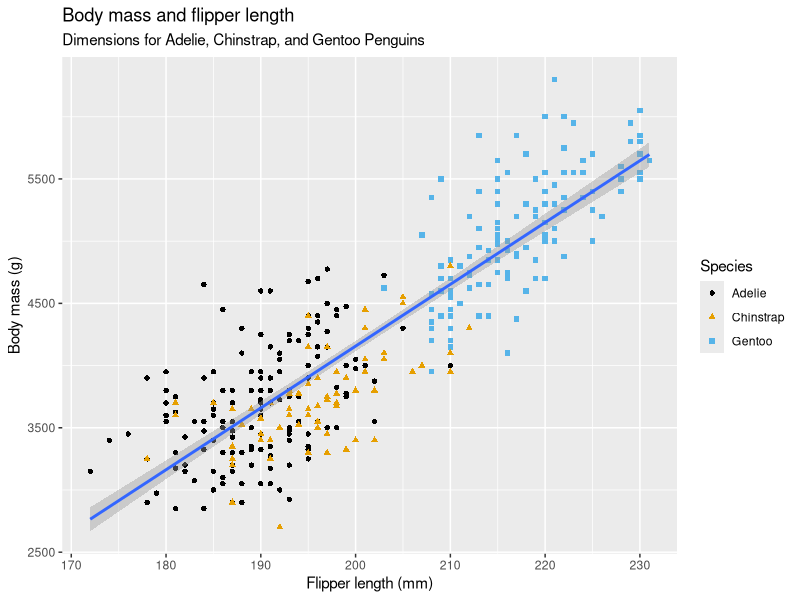
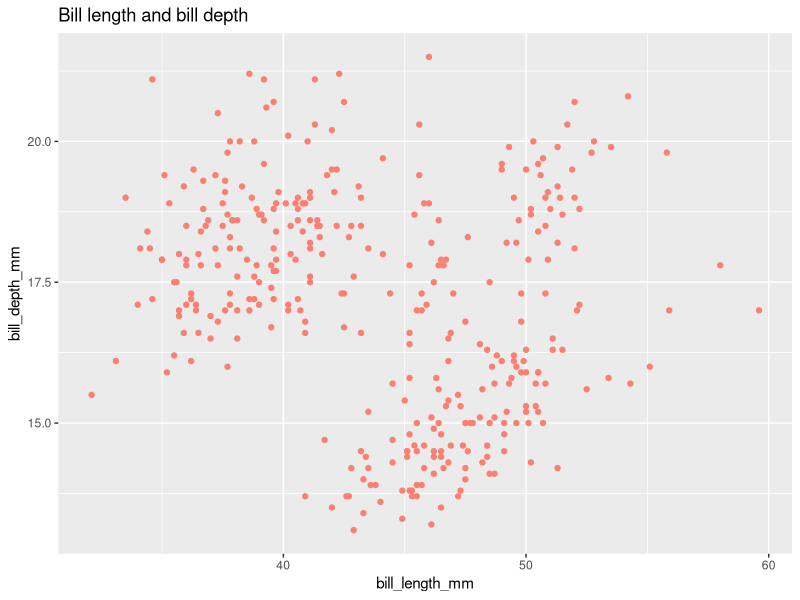
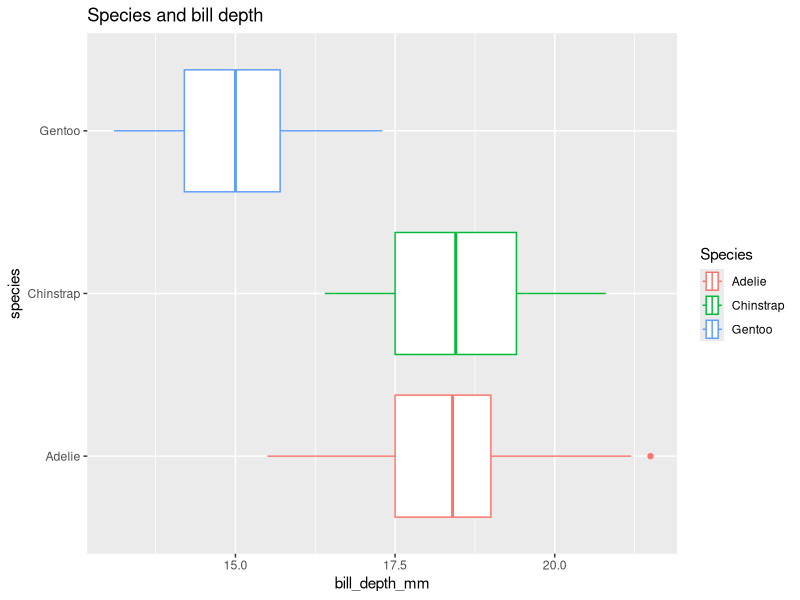
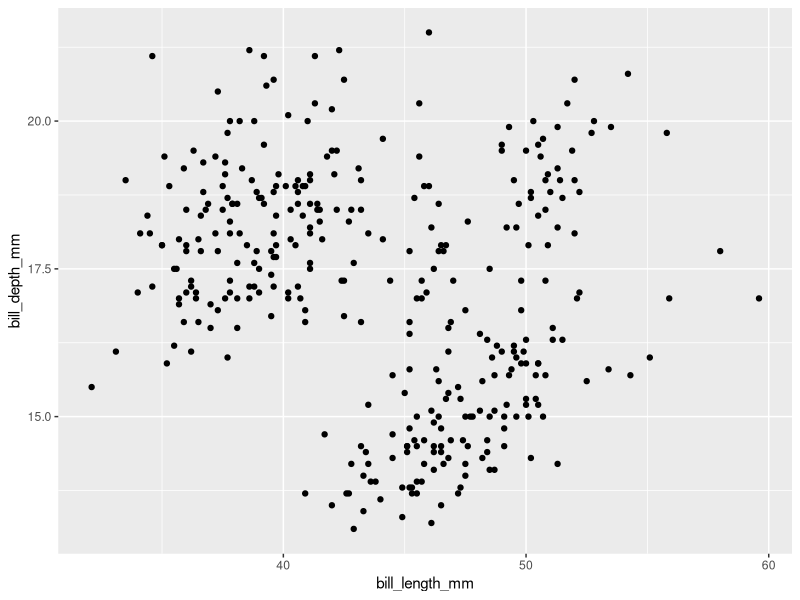
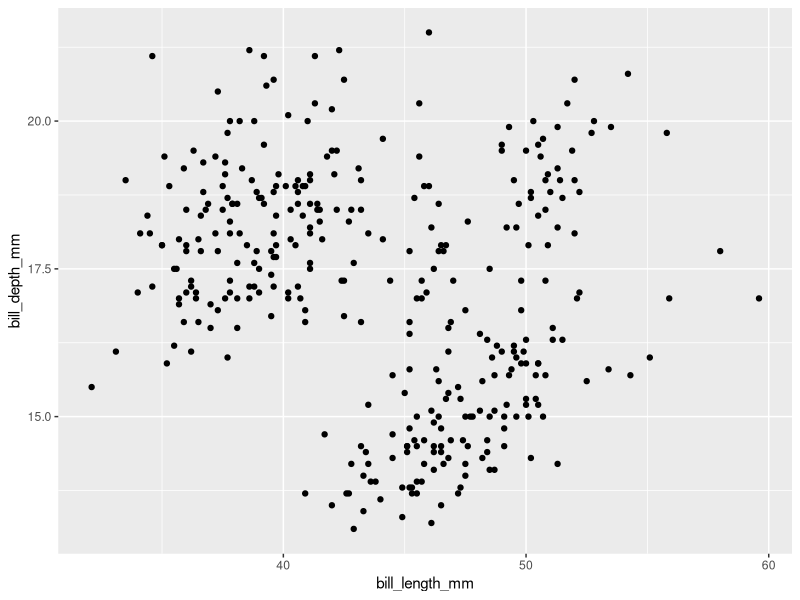
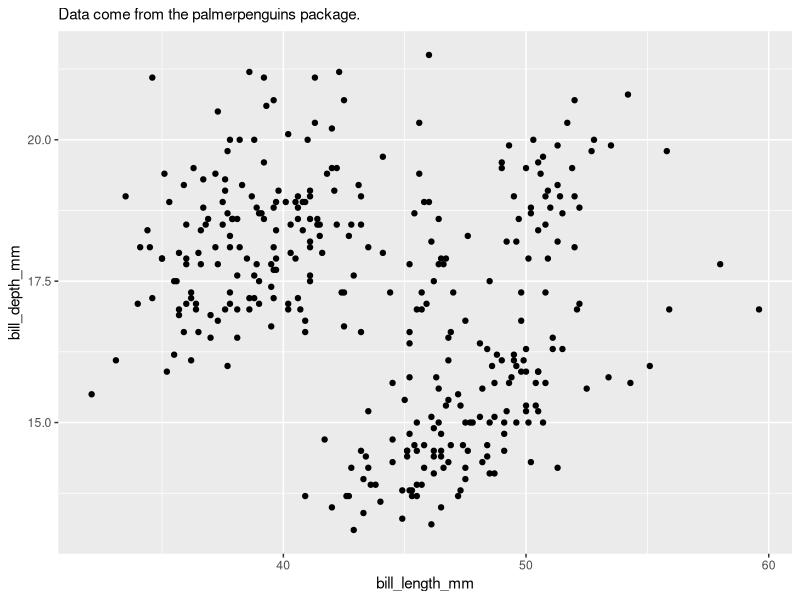
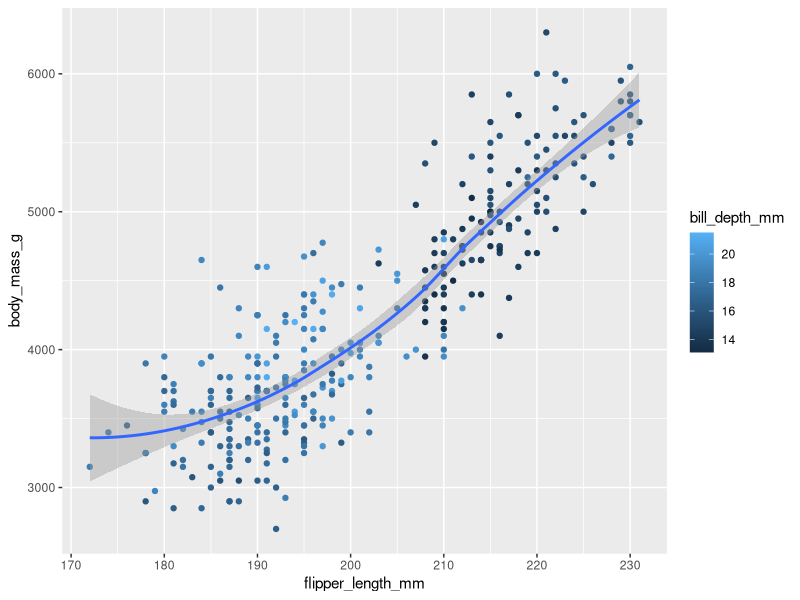
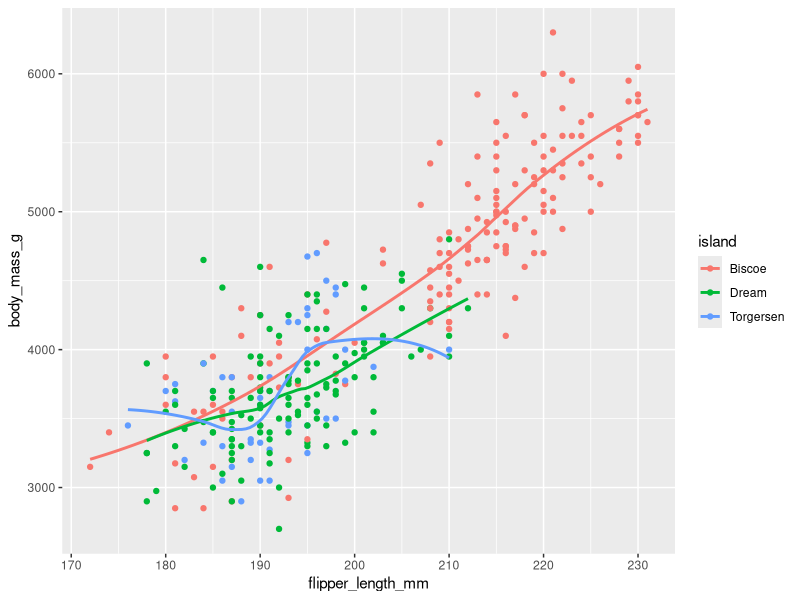

Recreate these plots in R, in order.
## ---- chunk 1
# Loading the package

library(tidyverse)

# Data sets we will be using

library(palmerpenguins)
library(ggthemes)
## ---- chunk 2
penguins
## ---- chunk 3
glimpse(penguins)
## ---- chunk 4
ggplot(
  data = penguins,
  mapping = aes(x = flipper_length_mm, y = body_mass_g)
) + 
  geom_point(mapping = aes(color = species, shape = species)) +
  geom_smooth(method = "lm") +
  labs(
    title = "Body mass and flipper length",
    subtitle = "Dimensions for Adelie, Chinstrap, and Gentoo Penguins",
    x = "Flipper length (mm)", y = "Body mass (g)",
    color = "Species", shape =  "Species"
  ) +
  
  scale_color_colorblind()

## ---- chunk 5
ggplot(
  data = penguins,
  aes(x = bill_length_mm, y = bill_depth_mm)
       ) + 
  geom_point(color="salmon") +
  labs(
    title = "Bill length and bill depth"
  )
## ---- chunk 6
ggplot(
  penguins,
  aes(x = bill_depth_mm, y = species)
) +
  geom_boxplot(aes(color = species)) +
  labs(
    title = "Species and bill depth",
    color = "Species"
  )
## ---- chunk 7
ggplot(
  data = penguins,
  mapping = aes(x = bill_length_mm, y = bill_depth_mm)
) + 
  geom_point()
## ---- chunk 8
ggplot(
  data = penguins,
  mapping = aes(x = bill_length_mm, y = bill_depth_mm)
) + 
  geom_point(na.rm = TRUE)
## ---- chunk 9
ggplot(
  data = penguins,
  mapping = aes(x = bill_length_mm, y = bill_depth_mm)
) + 
  geom_point(na.rm = TRUE) +
  labs(
    subtitle = "Data come from the palmerpenguins package."
  )
## ---- chunk 10
ggplot(
  penguins,
  aes(x = flipper_length_mm, y = body_mass_g)
) +
  geom_point(aes(color = bill_depth_mm)) +
  geom_smooth(mthod = "lm")
## ---- chunk 11
ggplot(
  data = penguins,
  mapping = aes(x = flipper_length_mm, y = body_mass_g, color = island)
) +
  geom_point() +
  geom_smooth(se = FALSE)
## ---- chunk 12
ggplot() +
  geom_point(
    data = penguins,
    mapping = aes(x = flipper_length_mm, y = body_mass_g)
  ) +
  geom_smooth(
    data = penguins,
    mapping = aes(x = flipper_length_mm, y = body_mass_g)
  )

## ---- chunk 13
ggplot(penguins, aes(x = fct_infreq(species))) +
  geom_bar()
## ---- chunk 14
ggplot(penguins, aes(x = body_mass_g)) +
  geom_histogram(binwidth = 200)
## ---- chunk 15
ggplot(penguins, aes(x = body_mass_g)) +
  geom_density()
## ---- chunk 16
penguins |>
  ggplot(aes(y=species)) +
  geom_bar()
## ---- chunk 17
ggplot(diamonds, aes(x = carat)) + 
  geom_histogram(bindwidth = 0.01)
## ---- chunk 18
ggplot(penguins, aes(x = species, y = body_mass_g)) +
  geom_boxplot(na.rm = TRUE)
## ---- chunk 19
ggplot(penguins, aes(x = body_mass_g, color = species, fill=species)) +
  geom_density(alpha=0.5, na.rm=TRUE)
## ---- chunk 20
ggplot(penguins, aes(x = island, fill = species)) +
  geom_bar(na.rm=TRUE)
## ---- chunk 21
ggplot(penguins, aes(x = island, fill = species)) +
  geom_bar(position = "fill")
## ---- chunk 22
ggplot(penguins, aes(x = flipper_length_mm, y = body_mass_g)) +
  geom_point(na.rm=TRUE)
## ---- chunk 23
ggplot(penguins, aes(x = flipper_length_mm, y = body_mass_g)) +
  geom_point(aes(color = species, shape = island), na.rm=TRUE)
## ---- chunk 24
ggplot(penguins, aes(x = flipper_length_mm, y = body_mass_g)) +
  geom_point(aes(color = species, shape = species), na.rm=TRUE) +
  facet_wrap(~island)
## ---- chunk 25
?mpg
## ---- chunk 26
ggplot(mpg,
       aes(x = displ, y = hwy)) +
geom_point(aes(color=fl), na.rm=TRUE)
## ---- chunk 27
ggplot(mpg,
       aes(x = displ, y = hwy)) +
geom_point(aes(size=fl), na.rm=TRUE)
## ---- chunk 28
ggplot(mpg,
       aes(x = displ, y = hwy)) +
geom_point(aes(color = fl, size=fl), na.rm=TRUE)
## ---- chunk 29
ggplot(mpg,
       aes(x = displ, y = hwy)) +
geom_point(aes(shape=fl), na.rm=TRUE)
## ---- chunk 30
ggplot(mpg,
       aes(x = displ, y = hwy)) +
geom_point(aes(linewidth= cyl), na.rm=TRUE)
## ---- chunk 31
ggplot(mpg, aes(x = hwy, y = hwy, color = hwy)) + 
  geom_point()
## ---- chunk 32
ggplot(
  penguins,
  aes(x = bill_length_mm, y = bill_depth_mm)) +
    geom_point(aes(color=species), na.rm=TRUE)
## ---- chunk 33
ggplot(
  penguins,
  aes(x = bill_length_mm, y = bill_depth_mm)) +
    geom_point(aes(color=species), na.rm=TRUE) +
  facet_wrap(~species)
## ---- chunk 34
ggplot(
  data = penguins,
  mapping = aes(
    x = bill_length_mm, y = bill_depth_mm, 
    color = species, shape = species
  )
) +
  geom_point(na.rm=TRUE) +
  labs(color = "Species", shape="Species")
## ---- chunk 35
ggplot(penguins, aes(x = island, fill = species)) +
  geom_bar(position = "fill")


ggplot(penguins, aes(x = species, fill = island)) +
  geom_bar(position = "fill")
